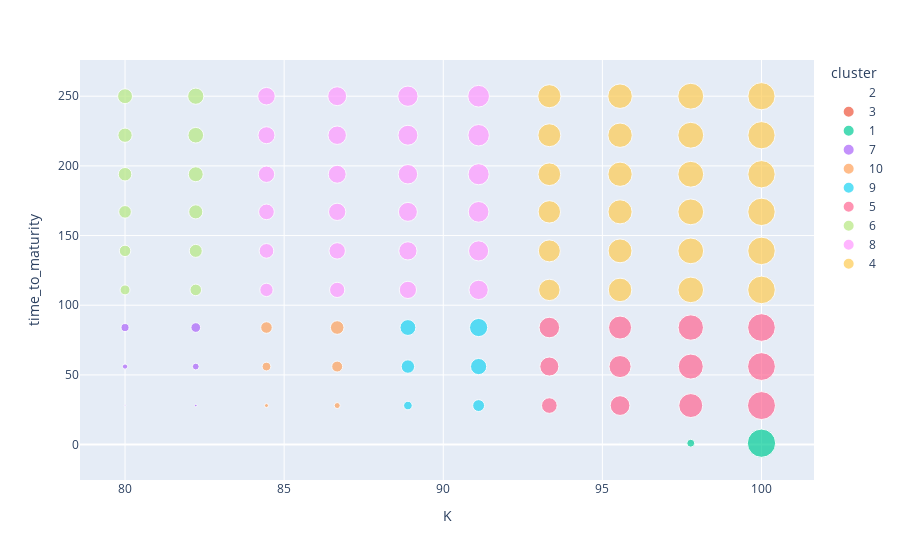

Here is the notebook cell this chart was saved with:
### Code cell
px.scatter(data_frame=market_data_df, x='K', y='time_to_maturity', color='cluster', size='delta')

### Figure 1 — Plotly figure (JSON) as saved in the notebook; plotly's stock layout.template omitted (floating-point values rounded to 4 significant figures)
{"data": [{"hovertemplate": "cluster=2<br>K=%{x}<br>time_to_maturity=%{y}<br>delta=%{marker.size}<extra></extra>", "legendgroup": "2", "marker": {"color": "#636efa", "size": [0, 0], "sizemode": "area", "sizeref": 0.001244, "symbol": "circle"}, "mode": "markers", "name": "2", "orientation": "v", "showlegend": true, "type": "scatter", "x": [80, 82.22], "xaxis": "x", "y": [1, 1], "yaxis": "y"}, {"hovertemplate": "cluster=3<br>K=%{x}<br>time_to_maturity=%{y}<br>delta=%{marker.size}<extra></extra>", "legendgroup": "3", "marker": {"color": "#EF553B", "size": [0, 0, 0, 1.295e-12], "sizemode": "area", "sizeref": 0.001244, "symbol": "circle"}, "mode": "markers", "name": "3", "orientation": "v", "showlegend": true, "type": "scatter", "x": [84.44, 86.67, 88.89, 91.11], "xaxis": "x", "y": [1, 1, 1, 1], "yaxis": "y"}, {"hovertemplate": "cluster=1<br>K=%{x}<br>time_to_maturity=%{y}<br>delta=%{marker.size}<extra></extra>", "legendgroup": "1", "marker": {"color": "#00cc96", "size": [7.143e-08, 0.0002196, 0.03899, 0.4975], "sizemode": "area", "sizeref": 0.001244, "symbol": "circle"}, "mode": "markers", "name": "1", "orientation": "v", "showlegend": true, "type": "scatter", "x": [93.33, 95.56, 97.78, 100], "xaxis": "x", "y": [1, 1, 1, 1], "yaxis": "y"}, {"hovertemplate": "cluster=7<br>K=%{x}<br>time_to_maturity=%{y}<br>delta=%{marker.size}<extra></extra>", "legendgroup": "7", "marker": {"color": "#ab63fa", "size": [0.001537, 0.004083, 0.01705, 0.029, 0.03997, 0.05837], "sizemode": "area", "sizeref": 0.001244, "symbol": "circle"}, "mode": "markers", "name": "7", "orientation": "v", "showlegend": true, "type": "scatter", "x": [80, 82.22, 80, 82.22, 80, 82.22], "xaxis": "x", "y": [28, 28, 56, 56, 84, 84], "yaxis": "y"}, {"hovertemplate": "cluster=10<br>K=%{x}<br>time_to_maturity=%{y}<br>delta=%{marker.size}<extra></extra>", "legendgroup": "10", "marker": {"color": "#FFA15A", "size": [0.009983, 0.02243, 0.04741, 0.07448, 0.08311, 0.1153], "sizemode": "area", "sizeref": 0.001244, "symbol": "circle"}, "mode": "markers", "name": "10", "orientation": "v", "showlegend": true, "type": "scatter", "x": [84.44, 86.67, 84.44, 86.67, 84.44, 86.67], "xaxis": "x", "y": [28, 28, 56, 56, 84, 84], "yaxis": "y"}, {"hovertemplate": "cluster=9<br>K=%{x}<br>time_to_maturity=%{y}<br>delta=%{marker.size}<extra></extra>", "legendgroup": "9", "marker": {"color": "#19d3f3", "size": [0.04628, 0.08759, 0.1124, 0.1628, 0.1559, 0.2054], "sizemode": "area", "sizeref": 0.001244, "symbol": "circle"}, "mode": "markers", "name": "9", "orientation": "v", "showlegend": true, "type": "scatter", "x": [88.89, 91.11, 88.89, 91.11, 88.89, 91.11], "xaxis": "x", "y": [28, 28, 56, 56, 84, 84], "yaxis": "y"}, {"hovertemplate": "cluster=5<br>K=%{x}<br>time_to_maturity=%{y}<br>delta=%{marker.size}<extra></extra>", "legendgroup": "5", "marker": {"color": "#FF6692", "size": [0.1522, 0.2429, 0.3573, 0.4866, 0.2265, 0.3026, 0.3888, 0.4811, 0.2635, 0.3294, 0.4013, 0.4768], "sizemode": "area", "sizeref": 0.001244, "symbol": "circle"}, "mode": "markers", "name": "5", "orientation": "v", "showlegend": true, "type": "scatter", "x": [93.33, 95.56, 97.78, 100, 93.33, 95.56, 97.78, 100, 93.33, 95.56, 97.78, 100], "xaxis": "x", "y": [28, 28, 28, 28, 56, 56, 56, 56, 84, 84, 84, 84], "yaxis": "y"}, {"hovertemplate": "cluster=6<br>K=%{x}<br>time_to_maturity=%{y}<br>delta=%{marker.size}<extra></extra>", "legendgroup": "6", "marker": {"color": "#B6E880", "size": [0.06167, 0.08349, 0.08175, 0.1054, 0.09919, 0.1238, 0.1138, 0.1387, 0.1269, 0.152, 0.1384, 0.1633], "sizemode": "area", "sizeref": 0.001244, "symbol": "circle"}, "mode": "markers", "name": "6", "orientation": "v", "showlegend": true, "type": "scatter", "x": [80, 82.22, 80, 82.22, 80, 82.22, 80, 82.22, 80, 82.22, 80, 82.22], "xaxis": "x", "y": [111, 111, 139, 139, 167, 167, 194, 194, 222, 222, 250, 250], "yaxis": "y"}, {"hovertemplate": "cluster=8<br>K=%{x}<br>time_to_maturity=%{y}<br>delta=%{marker.size}<extra></extra>", "legendgroup": "8", "marker": {"color": "#FF97FF", "size": [0.1109, 0.1446, 0.185, 0.232, 0.134, 0.1678, 0.207, 0.2515, 0.1527, 0.186, 0.2238, 0.2659, 0.1675, 0.2001, 0.2365, 0.2766, 0.1803, 0.2121, 0.2472, 0.2855, 0.1912, 0.2222, 0.2561, 0.2927], "sizemode": "area", "sizeref": 0.001244, "symbol": "circle"}, "mode": "markers", "name": "8", "orientation": "v", "showlegend": true, "type": "scatter", "x": [84.44, 86.67, 88.89, 91.11, 84.44, 86.67, 88.89, 91.11, 84.44, 86.67, 88.89, 91.11, 84.44, 86.67, 88.89, 91.11, 84.44, 86.67, 88.89, 91.11, 84.44, 86.67, 88.89, 91.11], "xaxis": "x", "y": [111, 111, 111, 111, 139, 139, 139, 139, 167, 167, 167, 167, 194, 194, 194, 194, 222, 222, 222, 222, 250, 250, 250, 250], "yaxis": "y"}, {"hovertemplate": "cluster=4<br>K=%{x}<br>time_to_maturity=%{y}<br>delta=%{marker.size}<extra></extra>", "legendgroup": "4", "marker": {"color": "#FECB52", "size": [0.2854, 0.3443, 0.4076, 0.4734, 0.3009, 0.3545, 0.4113, 0.4702, 0.312, 0.3615, 0.4136, 0.4673, 0.3201, 0.3664, 0.4149, 0.4647, 0.3266, 0.3702, 0.4156, 0.4623, 0.3318, 0.3731, 0.416, 0.4599], "sizemode": "area", "sizeref": 0.001244, "symbol": "circle"}, "mode": "markers", "name": "4", "orientation": "v", "showlegend": true, "type": "scatter", "x": [93.33, 95.56, 97.78, 100, 93.33, 95.56, 97.78, 100, 93.33, 95.56, 97.78, 100, 93.33, 95.56, 97.78, 100, 93.33, 95.56, 97.78, 100, 93.33, 95.56, 97.78, 100], "xaxis": "x", "y": [111, 111, 111, 111, 139, 139, 139, 139, 167, 167, 167, 167, 194, 194, 194, 194, 222, 222, 222, 222, 250, 250, 250, 250], "yaxis": "y"}], "layout": {"legend": {"itemsizing": "constant", "title": {"text": "cluster"}, "tracegroupgap": 0}, "margin": {"t": 60}, "xaxis": {"anchor": "y", "domain": [0, 1], "title": {"text": "K"}}, "yaxis": {"anchor": "x", "domain": [0, 1], "title": {"text": "time_to_maturity"}}}}
